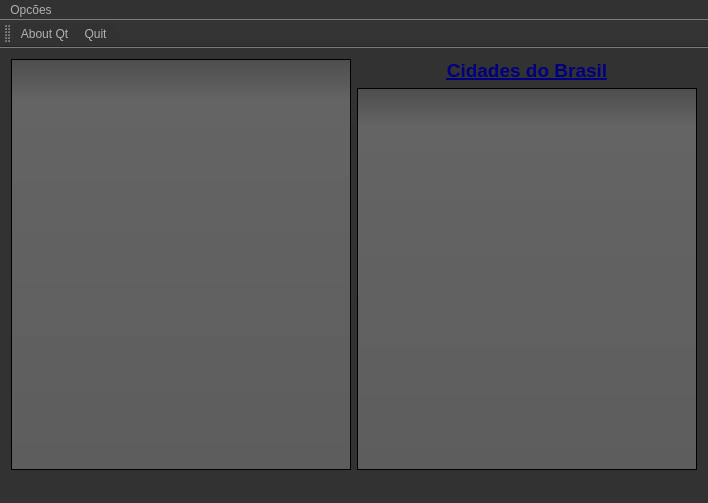
<?xml version="1.0" encoding="UTF-8"?>
<ui version="4.0">
 <class>SqlViewer</class>
 <widget class="QMainWindow" name="SqlViewer">
  <property name="geometry">
   <rect>
    <x>0</x>
    <y>0</y>
    <width>708</width>
    <height>503</height>
   </rect>
  </property>
  <property name="windowTitle">
   <string>SqlViewer</string>
  </property>
  <property name="windowIcon">
   <iconset resource="../rc/images.qrc">
    <normaloff>:/wb_starter_planet_mysql_52.png</normaloff>:/wb_starter_planet_mysql_52.png</iconset>
  </property>
  <property name="styleSheet">
   <string notr="true">QToolTip
{
     border: 1px solid black;
     background-color: #ffa02f;
     padding: 1px;
     border-radius: 3px;
     opacity: 100;
}

QWidget
{
    color: #b1b1b1;
    background-color: #323232;
}

QWidget:item:hover
{
    background-color: QLinearGradient( x1: 0, y1: 0, x2: 0, y2: 1, stop: 0 #ffa02f, stop: 1 #ca0619);
    color: #000000;
}

QWidget:item:selected
{
    background-color: QLinearGradient( x1: 0, y1: 0, x2: 0, y2: 1, stop: 0 #ffa02f, stop: 1 #d7801a);
}

QMenuBar::item
{
    background: transparent;
}

QMenuBar::item:selected
{
    background: transparent;
    border: 1px solid #ffaa00;
}

QMenuBar::item:pressed
{
    background: #444;
    border: 1px solid #000;
    background-color: QLinearGradient(
        x1:0, y1:0,
        x2:0, y2:1,
        stop:1 #212121,
        stop:0.4 #343434/*,
        stop:0.2 #343434,
        stop:0.1 #ffaa00*/
    );
    margin-bottom:-1px;
    padding-bottom:1px;
}

QMenu
{
    border: 1px solid #000;
}

QMenu::item
{
    padding: 2px 20px 2px 20px;
}

QMenu::item:selected
{
    color: #000000;
}

QWidget:disabled
{
    color: #404040;
    background-color: #323232;
}

QAbstractItemView
{
    background-color: QLinearGradient( x1: 0, y1: 0, x2: 0, y2: 1, stop: 0 #4d4d4d, stop: 0.1 #646464, stop: 1 #5d5d5d);
}

QScrollBar:horizontal {
     border: 1px solid #222222;
     background: QLinearGradient( x1: 0, y1: 0, x2: 0, y2: 1, stop: 0.0 #121212, stop: 0.2 #282828, stop: 1 #484848);
     height: 7px;
     margin: 0px 16px 0 16px;
}

QScrollBar::handle:horizontal
{
      background: QLinearGradient( x1: 0, y1: 0, x2: 1, y2: 0, stop: 0 #ffa02f, stop: 0.5 #d7801a, stop: 1 #ffa02f);
      min-height: 20px;
      border-radius: 2px;
}

QScrollBar::add-line:horizontal {
      border: 1px solid #1b1b19;
      border-radius: 2px;
      background: QLinearGradient( x1: 0, y1: 0, x2: 1, y2: 0, stop: 0 #ffa02f, stop: 1 #d7801a);
      width: 14px;
      subcontrol-position: right;
      subcontrol-origin: margin;
}

QScrollBar::sub-line:horizontal {
      border: 1px solid #1b1b19;
      border-radius: 2px;
      background: QLinearGradient( x1: 0, y1: 0, x2: 1, y2: 0, stop: 0 #ffa02f, stop: 1 #d7801a);
      width: 14px;
     subcontrol-position: left;
     subcontrol-origin: margin;
}

QScrollBar::right-arrow:horizontal, QScrollBar::left-arrow:horizontal
{
      border: 1px solid black;
      width: 1px;
      height: 1px;
      background: white;
}

QScrollBar::add-page:horizontal, QScrollBar::sub-page:horizontal
{
      background: none;
}

QScrollBar:vertical
{
      background: QLinearGradient( x1: 0, y1: 0, x2: 1, y2: 0, stop: 0.0 #121212, stop: 0.2 #282828, stop: 1 #484848);
      width: 7px;
      margin: 16px 0 16px 0;
      border: 1px solid #222222;
}

QScrollBar::handle:vertical
{
      background: QLinearGradient( x1: 0, y1: 0, x2: 0, y2: 1, stop: 0 #ffa02f, stop: 0.5 #d7801a, stop: 1 #ffa02f);
      min-height: 20px;
      border-radius: 2px;
}

QScrollBar::add-line:vertical
{
      border: 1px solid #1b1b19;
      border-radius: 2px;
      background: QLinearGradient( x1: 0, y1: 0, x2: 0, y2: 1, stop: 0 #ffa02f, stop: 1 #d7801a);
      height: 14px;
      subcontrol-position: bottom;
      subcontrol-origin: margin;
}

QScrollBar::sub-line:vertical
{
      border: 1px solid #1b1b19;
      border-radius: 2px;
      background: QLinearGradient( x1: 0, y1: 0, x2: 0, y2: 1, stop: 0 #d7801a, stop: 1 #ffa02f);
      height: 14px;
      subcontrol-position: top;
      subcontrol-origin: margin;
}

QScrollBar::up-arrow:vertical, QScrollBar::down-arrow:vertical
{
      border: 1px solid black;
      width: 1px;
      height: 1px;
      background: white;
}


QScrollBar::add-page:vertical, QScrollBar::sub-page:vertical
{
      background: none;
}

QMainWindow::separator
{
    background-color: QLinearGradient(x1:0, y1:0, x2:0, y2:1, stop:0 #161616, stop: 0.5 #151515, stop: 0.6 #212121, stop:1 #343434);
    color: white;
    padding-left: 4px;
    border: 1px solid #4c4c4c;
    spacing: 3px; /* spacing between items in the tool bar */
}

QMainWindow::separator:hover
{

    background-color: QLinearGradient(x1:0, y1:0, x2:0, y2:1, stop:0 #d7801a, stop:0.5 #b56c17 stop:1 #ffa02f);
    color: white;
    padding-left: 4px;
    border: 1px solid #6c6c6c;
    spacing: 3px; /* spacing between items in the tool bar */
}

QToolBar::handle
{
     spacing: 3px; /* spacing between items in the tool bar */
     background: url(:/images/handle.png);
}

QMenu::separator
{
    height: 2px;
    background-color: QLinearGradient(x1:0, y1:0, x2:0, y2:1, stop:0 #161616, stop: 0.5 #151515, stop: 0.6 #212121, stop:1 #343434);
    color: white;
    padding-left: 4px;
    margin-left: 10px;
    margin-right: 5px;
}
</string>
  </property>
  <widget class="QWidget" name="centralWidget">
   <layout class="QGridLayout" name="gridLayout">
    <item row="0" column="0" rowspan="2">
     <widget class="QTableWidget" name="tableWidget"/>
    </item>
    <item row="0" column="1">
     <widget class="QLabel" name="label">
      <property name="text">
       <string>&lt;html&gt;&lt;head/&gt;&lt;body&gt;&lt;p align=&quot;center&quot;&gt;&lt;img src=&quot;:/Web Schedule.bmp&quot;/&gt;&lt;/p&gt;&lt;p align=&quot;center&quot;&gt;&lt;span style=&quot; font-size:14pt; font-weight:600; text-decoration: underline; color:#00007f;&quot;&gt;Cidades do Brasil&lt;/span&gt;&lt;/p&gt;&lt;/body&gt;&lt;/html&gt;</string>
      </property>
     </widget>
    </item>
    <item row="1" column="1">
     <widget class="QListWidget" name="listWidget"/>
    </item>
   </layout>
  </widget>
  <widget class="QToolBar" name="mainToolBar">
   <attribute name="toolBarArea">
    <enum>TopToolBarArea</enum>
   </attribute>
   <attribute name="toolBarBreak">
    <bool>false</bool>
   </attribute>
   <addaction name="actionAbout_Qt"/>
   <addaction name="actionQuit"/>
  </widget>
  <widget class="QStatusBar" name="statusBar"/>
  <widget class="QMenuBar" name="menuBar">
   <property name="geometry">
    <rect>
     <x>0</x>
     <y>0</y>
     <width>708</width>
     <height>21</height>
    </rect>
   </property>
   <widget class="QMenu" name="menuOpc_es">
    <property name="title">
     <string>Opcões</string>
    </property>
    <addaction name="actionQuit"/>
    <addaction name="actionAbout_Qt"/>
   </widget>
   <addaction name="menuOpc_es"/>
  </widget>
  <action name="actionQuit">
   <property name="icon">
    <iconset resource="../rc/images.qrc">
     <normaloff>:/tiny_cancel.png</normaloff>:/tiny_cancel.png</iconset>
   </property>
   <property name="text">
    <string>Quit</string>
   </property>
  </action>
  <action name="actionAbout_Qt">
   <property name="icon">
    <iconset resource="../rc/images.qrc">
     <normaloff>:/Qt.ico</normaloff>:/Qt.ico</iconset>
   </property>
   <property name="text">
    <string>About Qt</string>
   </property>
  </action>
 </widget>
 <layoutdefault spacing="6" margin="11"/>
 <resources>
  <include location="../rc/images.qrc"/>
 </resources>
 <connections/>
</ui>
